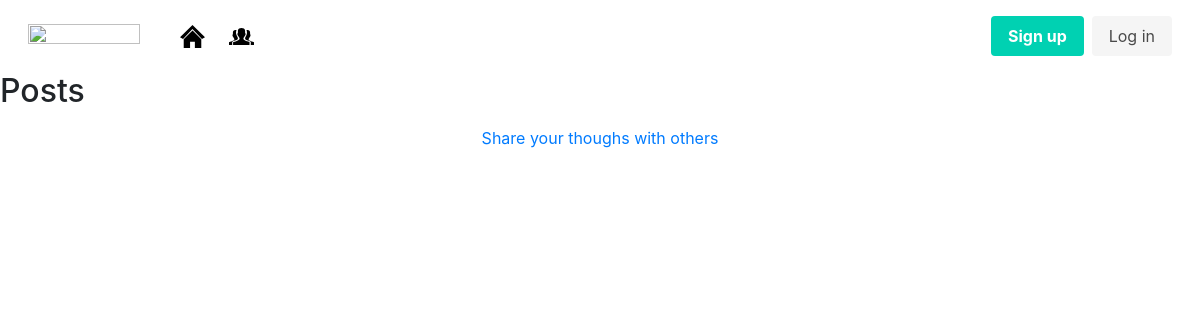
The app's page /posts/all, older data.
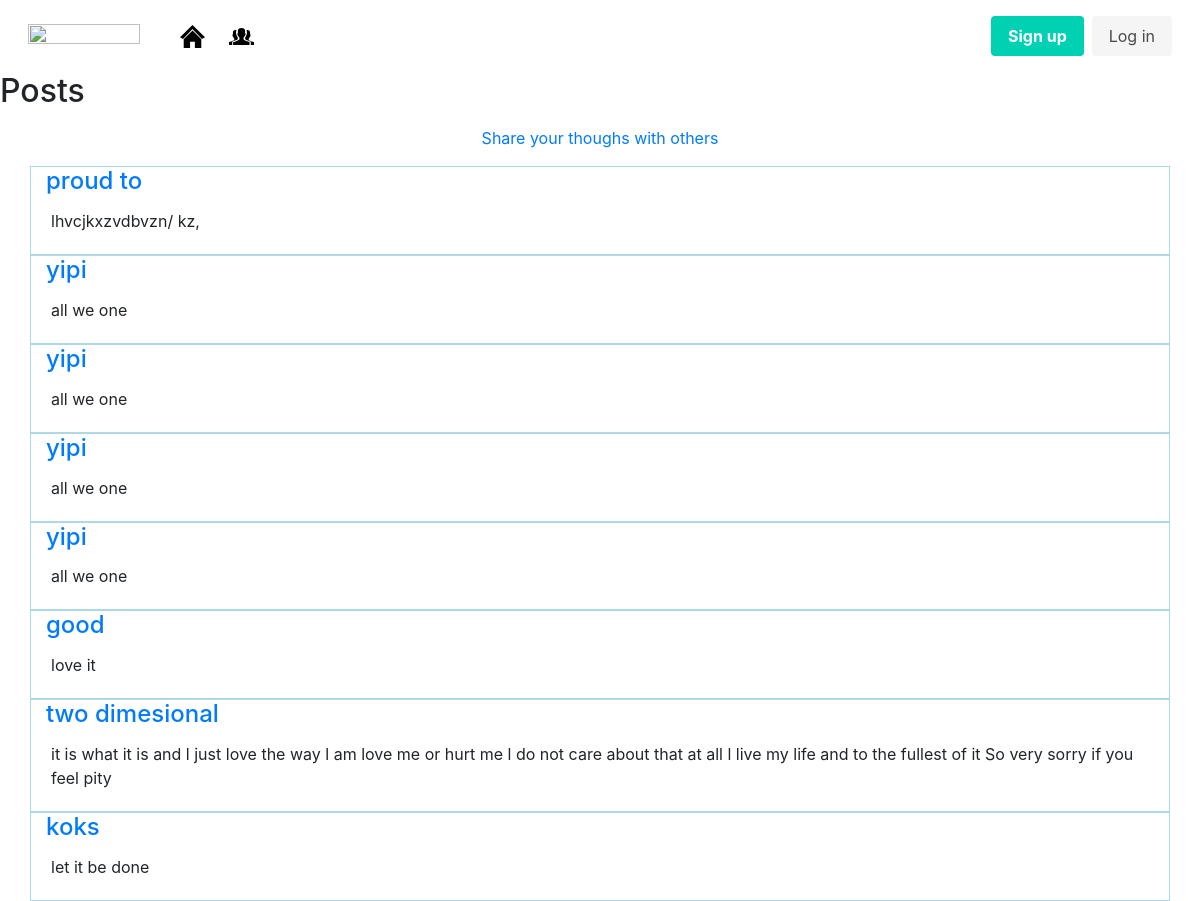
The same page, newer data.
### posts/models.py (models this page shows, shortened)
class Post(models.Model):
    author = models.ForeignKey('auth.User', on_delete=models.CASCADE,)
    title = models.CharField(max_length=254)
    content = models.TextField()
    date_added = models.DateTimeField(auto_now=True)

### posts/views.py (the view)
# urls.py: path('all', views.all_post, name='all_post'),
def all_post(request):
    posts = Post.objects.all()
    context = {
        'posts': posts,
    }
    return render(request, 'posts/all_post.html', context)

### posts/templates/posts/all_post.html (shortened to what this page needs)
{% extends "base.html" %}
{% load static %}
{% block content %}
<div class="all-post-container">
    <h2>Posts</h2>
</div>
<div class=" text-center">
    <a href="{% url 'add_post' %}">
        <p>Share your thoughs with others</p>
    </a>
</div>
{% for post in posts %}
<div class="container " style="border: 0.5px solid lightblue;">
    <h4><a href="{% url 'post_detail' post.id %}">{{ post.title }}</a></h4>
    <div style="padding: 5px;">
        <p>{{ post.content }}</p>
    </div>
</div>
{%endfor%}
{% endblock %}

### templates/base.html (shortened to what this page needs)
{% load static %}
<!doctype html>
<html lang="en">
<head>
  {% block corecss %}
  <link rel="stylesheet" href="https://cdn.jsdelivr.net/npm/bulma@0.9.4/css/bulma.min.css">
  <link rel="stylesheet" href="{% static 'css/base.css' %}">
  {% endblock %}
  {% block corejs %}
    <link rel="stylesheet" href="https://cdn.jsdelivr.net/npm/bootstrap@4.6.2/dist/css/bootstrap.min.css">
  {% endblock %}
</head>
<body>
  {% include 'includes/header.html' %}
  <main>
  {% block content %}
  {% endblock %}
  </main>
</body>
</html>

### templates/includes/header.html (shortened to what this page needs)
{% load static %}
<header>
    <nav class="navbar" role="navigation" aria-label="main navigation">
      {% with request.resolver_match.url_name as url_name %}
        <div class="navbar-brand">
          <a class="navbar-item" href="{% url 'home' %}">
            <img src="https://bulma.io/images/bulma-logo.png" width="112" height="28">
          </a>
        </div>
        <div id="navbarBasicExample" class="navbar-menu">
          <div class="navbar-start">
            <a class="navbar-item" href="{% url 'home' %}">
              <img src="{% static '/icons/home.svg' %}" alt="Home Icon" class="nav-pic">
            </a>
            <a class="navbar-item" href="{% url 'groups' %}">
              <img src="{% static '/icons/group.svg' %}" alt="Group Icon" class="nav-pic">
            </a>
          </div>
          <div class="navbar-end">
            <div class="navbar-item">
            </div>
            <div class="navbar-item">
              <div class="buttons">
                {% if request.user.is_authenticated %}
                <a class="button is-primary" href="/accounts/logout/">
                  <strong>Sign out</strong>
                </a>
                {% else %}
                <a class="button is-primary" href="/accounts/signup/">
                  <strong>Sign up</strong>
                </a>
                <a class="button is-light" href="/accounts/login/">
                  Log in
                </a>
                {% endif %}
              </div>
            </div>
          </div>
        </div>
        {% endwith %}
      </nav>
</header>

### static/css/base.css (style rules this page uses)
.nav-pic { height: 25px; width: 25px; }

Row changes from the older to the newer data that the page shows:
added Post: title "proud to", content "lhvcjkxzvdbvzn/ kz,"
added Post: title "yipi", content "all we one"
added Post: title "yipi", content "all we one"
added Post: title "yipi", content "all we one"
added Post: title "yipi", content "all we one"
added Post: title "good", content "love it"
added Post: title "two dimesional", content "it is what it is and l just love the way l am love me or hurt me l do not care about that at all l live my life and to the fullest of it So very sorry if you feel pity"
added Post: title "koks", content "let it be done"
